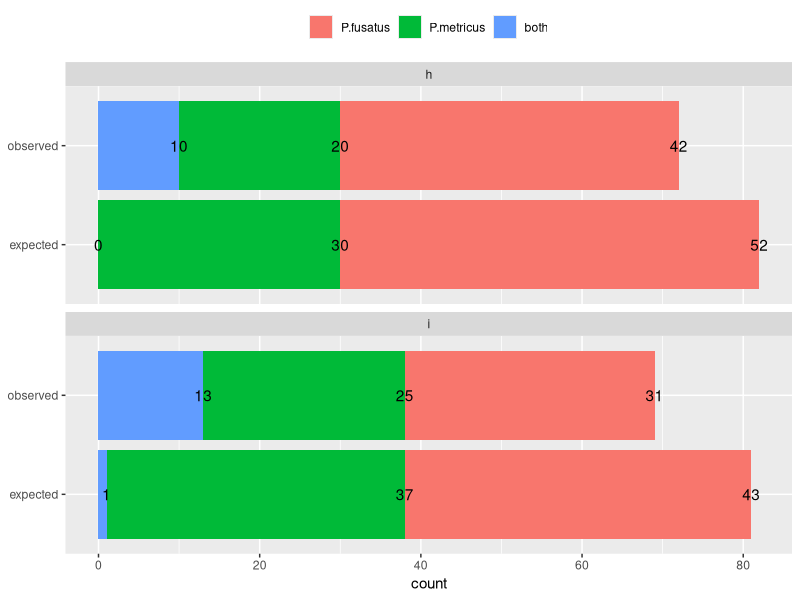
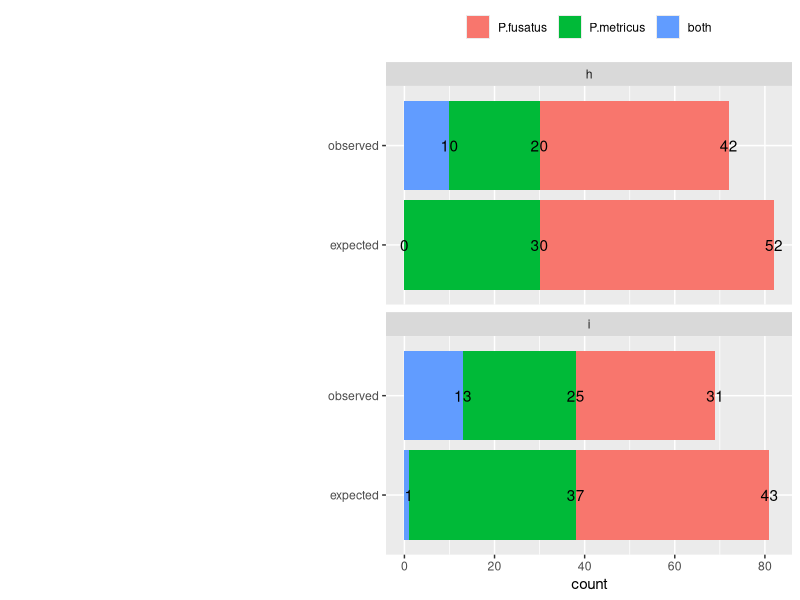

Generate these figures, in order, with R:
## ---- chunk 1
library(ggplot2)
library(cowplot)

knitr::opts_chunk$set(fig.path = './', echo = F, message = F)
## ---- chunk 2
GOvenn <- read.csv(file = "./GOvenn.csv")
#head(GOvenn)

GOvenn$species <- factor(GOvenn$species, levels = c("P.fusatus", "P.metricus",  "both"))

p <- ggplot(data=GOvenn, aes(x=pattern, y = count,  fill = species)) + 
  geom_bar(stat="identity")  + 
  coord_flip() +
  facet_wrap(~GO, nrow = 2) +
  geom_text(position = "stack", aes(x=pattern, y = count,  label = count, hjust = 0.5)) +
  theme(legend.position = "top",
        legend.title = element_blank()) +
  labs(x = NULL)
p

## ---- chunk 3
p2 <- ggdraw() + draw_image("GOvenn-original.png", scale = 0.9)
plot_grid(p2, p, rel_widths = c(0.4,0.6))
